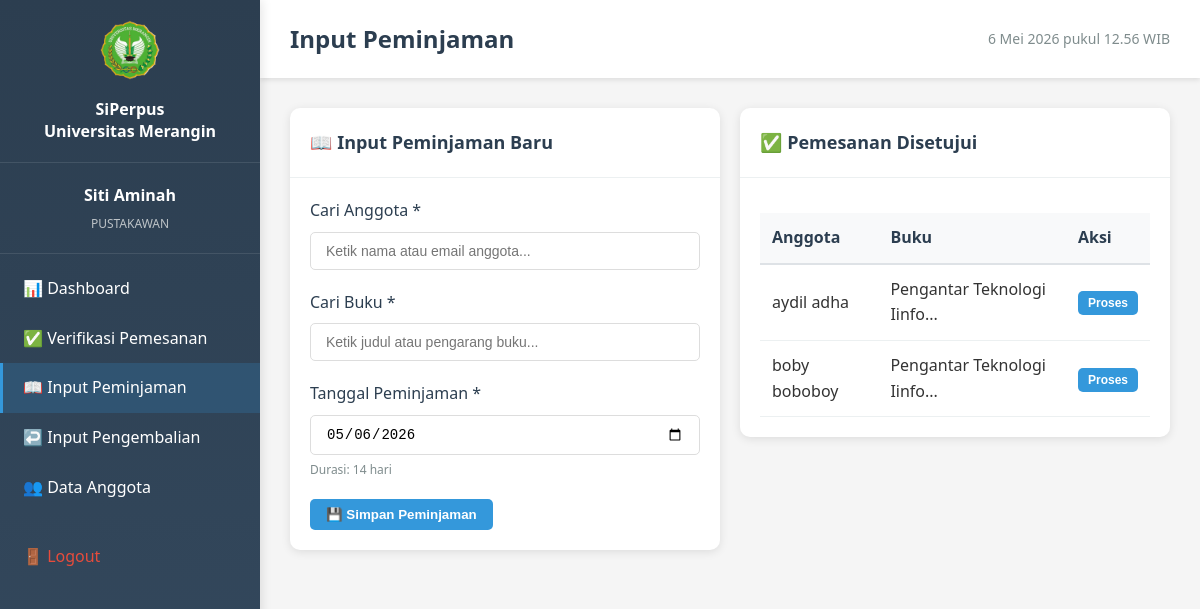
The app's page /pustakawan/input-peminjaman.php (signed in) with its own data.
### tables this page shows
CREATE TABLE `pemesanan` (
  `id_pemesanan` int(11) NOT NULL,
  `id_anggota` int(11) NOT NULL,
  `id_buku` int(11) NOT NULL,
  `tanggal_pesan` date NOT NULL,
  `status_pemesanan` enum('menunggu','disetujui','ditolak') DEFAULT 'menunggu',
  `alasan_penolakan` text DEFAULT NULL,
  `id_pustakawan` int(11) DEFAULT NULL,
  `tanggal_verifikasi` datetime DEFAULT NULL
);

CREATE TABLE `anggota` (
  `id_anggota` int(11) NOT NULL,
  `id_user` int(11) DEFAULT NULL,
  `nama_lengkap` varchar(100) NOT NULL,
  `email` varchar(100) NOT NULL,
  `no_telepon` varchar(15) DEFAULT NULL,
  `alamat` text DEFAULT NULL,
  `foto_identitas` varchar(255) DEFAULT NULL,
  `status_verifikasi` enum('menunggu','aktif','nonaktif') DEFAULT 'menunggu',
  `tanggal_daftar` date NOT NULL
);

CREATE TABLE `buku` (
  `id_buku` int(11) NOT NULL,
  `judul` varchar(200) NOT NULL,
  `pengarang` varchar(100) DEFAULT NULL,
  `penerbit` varchar(100) DEFAULT NULL,
  `isbn` varchar(20) DEFAULT NULL,
  `kategori` varchar(50) DEFAULT NULL,
  `tahun_terbit` year(4) DEFAULT NULL,
  `jumlah_total` int(11) NOT NULL,
  `jumlah_tersedia` int(11) NOT NULL,
  `status` enum('tersedia','dipinjam','rusak') DEFAULT 'tersedia',
  `created_at` timestamp NOT NULL DEFAULT current_timestamp()
);

### config/database.php (called while the page is built, shortened)
<?php
$conn = mysqli_connect(DB_HOST, DB_USER, DB_PASS, DB_NAME);
mysqli_set_charset($conn, "utf8");
function query($sql) {
    global $conn;
    $result = mysqli_query($conn, $sql);
    return $result;
}
?>

### pustakawan/input-peminjaman.php (the view, shortened to what this page needs)
<?php
require_once '../config/database.php';
$pengaturan = [];
$result = query("SELECT * FROM pengaturan_sistem");
while ($row = mysqli_fetch_assoc($result)) {
    $pengaturan[$row['nama_parameter']] = $row['nilai_parameter'];
}
$pemesanan_disetujui = query("SELECT p.*, a.nama_lengkap, b.judul
                              FROM pemesanan p
                              JOIN anggota a ON p.id_anggota = a.id_anggota
                              JOIN buku b ON p.id_buku = b.id_buku
                              WHERE p.status_pemesanan = 'disetujui'
                              ORDER BY p.tanggal_verifikasi DESC");
include '../includes/header.php';
?>
<div class="row">
    <div class="col-md-6">
        <div class="card">
            <div class="card-header">
                <h3>📖 Input Peminjaman Baru</h3>
            </div>
            <div class="card-body">
                <form method="POST" action="">
                    <div class="form-group">
                        <label>Cari Anggota *</label>
                        <input type="text" id="search_anggota" placeholder="Ketik nama atau email anggota..." onkeyup="cariAnggota()">
                    </div>
                    <div class="form-group">
                        <label>Cari Buku *</label>
                        <input type="text" id="search_buku" placeholder="Ketik judul atau pengarang buku..." onkeyup="cariBuku()">
                    </div>
                    <div class="form-group">
                        <label>Tanggal Peminjaman *</label>
                        <input type="date" name="tanggal_pinjam" value="<?php echo date('Y-m-d'); ?>" required>
                        <small class="form-text">Durasi: <?php echo $pengaturan['durasi_peminjaman']; ?> hari</small>
                    </div>
                    <div class="form-actions">
                        <button type="submit" class="btn btn-primary">💾 Simpan Peminjaman</button>
                    </div>
                </form>
            </div>
        </div>
    </div>
    <div class="col-md-6">
        <div class="card">
            <div class="card-header">
                <h3>✅ Pemesanan Disetujui</h3>
            </div>
            <div class="card-body">
                <table class="table">
                    <thead>
                        <tr>
                            <th>Anggota</th>
                            <th>Buku</th>
                            <th>Aksi</th>
                        </tr>
                    </thead>
                    <tbody>
                        <?php
                        if (mysqli_num_rows($pemesanan_disetujui) > 0):
                            while($row = mysqli_fetch_assoc($pemesanan_disetujui)):
                        ?>
                        <tr>
                            <td><?php echo $row['nama_lengkap']; ?></td>
                            <td><?php echo substr($row['judul'], 0, 25); ?>...</td>
                            <td>
                                <button class="btn btn-sm btn-primary" onclick="prosesFromPemesanan(<?php echo $row['id_pemesanan']; ?>, <?php echo $row['id_anggota']; ?>, <?php echo $row['id_buku']; ?>, '<?php echo addslashes($row['nama_lengkap']); ?>', '<?php echo addslashes($row['judul']); ?>')">
                                    Proses
                                </button>
                            </td>
                        </tr>
                        <?php
                            endwhile;
                        else:
                        ?>
                        <tr>
                            <td colspan="3" style="text-align: center; color: #7f8c8d;">Tidak ada pemesanan disetujui</td>
                        </tr>
                        <?php endif; ?>
                    </tbody>
                </table>
            </div>
        </div>
    </div>
</div>
<?php include '../includes/footer.php'; ?>

### assets/css/style.css (style rules this page uses)
* { margin: 0; padding: 0; box-sizing: border-box; }
body { font-family: "Segoe UI", Tahoma, Geneva, Verdana, sans-serif; line-height: 1.6; color: #333; background-color: #f5f5f5; }
.btn { padding: 12px 30px; text-decoration: none; border-radius: 5px; font-weight: 600; transition: all 0.3s; display: inline-block; }
.btn-primary { background-color: #fff; color: #34495e; border: 2px solid transparent; }

### assets/css/dashboard.css (style rules this page uses)
.card { background: white; border-radius: 10px; box-shadow: 0 2px 10px rgba(0, 0, 0, 0.1); margin-bottom: 20px; }
.card-header { padding: 20px; border-bottom: 1px solid #ecf0f1; }
.card-header h3 { margin: 0; color: #2c3e50; font-size: 18px; }
.card-body { padding: 20px; }
.table { width: 100%; border-collapse: collapse; margin-top: 15px; }
.table thead { background-color: #f8f9fa; }
.table th { padding: 12px; text-align: left; font-weight: 600; color: #2c3e50; border-bottom: 2px solid #dee2e6; }
.table td { padding: 12px; border-bottom: 1px solid #ecf0f1; }
.btn { padding: 8px 16px; border-radius: 5px; border: none; cursor: pointer; font-weight: 600; transition: all 0.3s; text-decoration: none; display: inline-block; }
.btn-primary { background-color: #3498db; color: white; }
.btn-sm { padding: 5px 10px; font-size: 12px; }
.form-group { margin-bottom: 20px; }
.form-group label { display: block; margin-bottom: 8px; color: #2c3e50; font-weight: 500; }
.form-group input, .form-group select, .form-group textarea { width: 100%; padding: 10px 15px; border: 1px solid #ddd; border-radius: 5px; font-size: 14px; transition: all 0.3s; }
.form-text { font-size: 12px; color: #7f8c8d; margin-top: 5px; display: block; }
.form-actions { margin-top: 20px; display: flex; gap: 10px; }
.row { display: grid; grid-template-columns: repeat(2, 1fr); gap: 20px; margin-bottom: 20px; }
.col-md-6 { grid-column: span 1; }

### records on screen
pemesanan: id_anggota.nama_lengkap "aydil adha", id_buku.judul "Pengantar Teknologi Iinfo"
pemesanan: id_anggota.nama_lengkap "boby boboboy", id_buku.judul "Pengantar Teknologi Iinfo"

### other values on screen
$_SESSION['nama_lengkap'] "Siti Aminah"
$_SESSION['role'] "PUSTAKAWAN"
$page_title "Input Peminjaman"
$pengaturan['durasi_peminjaman'] "14"
